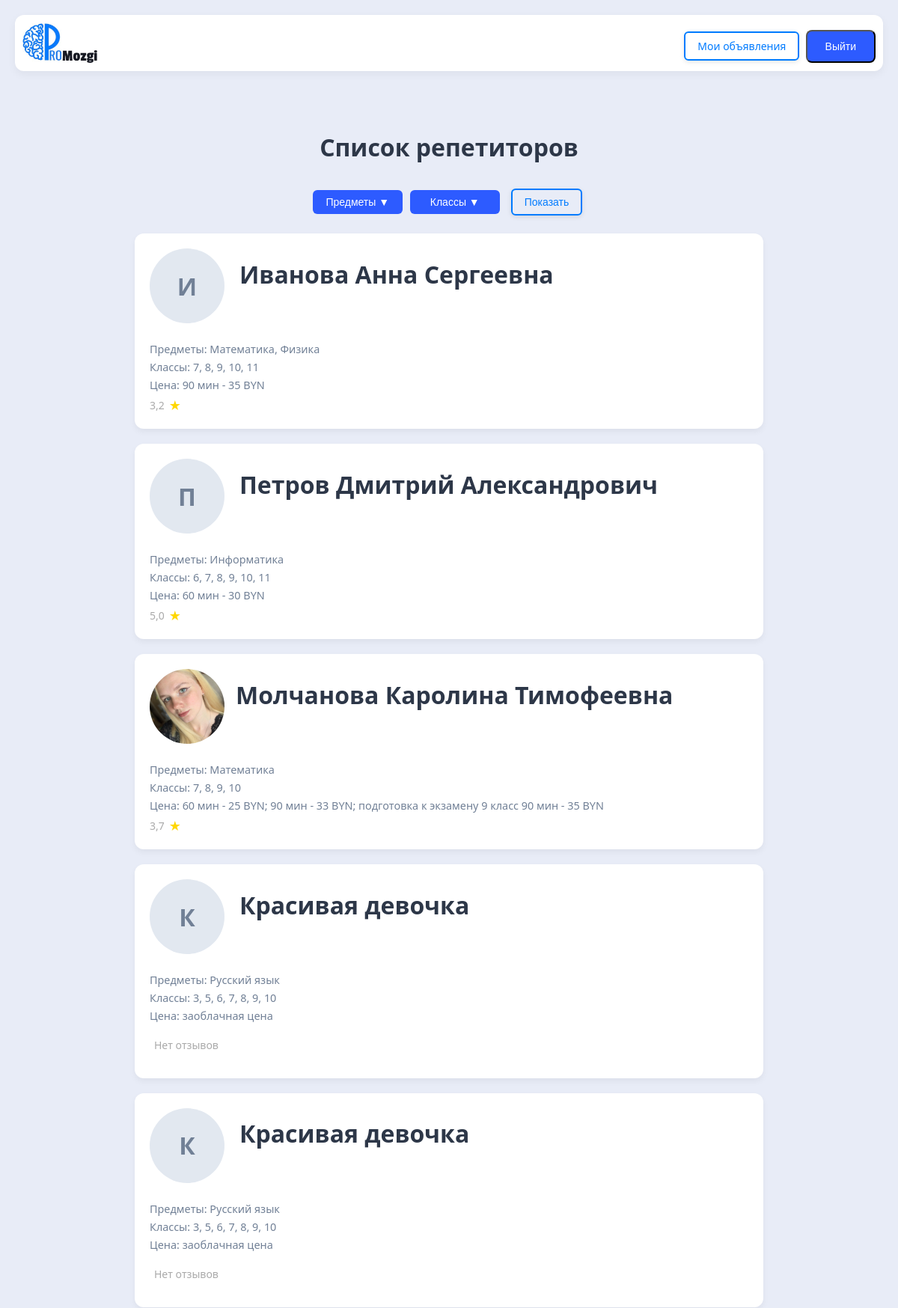
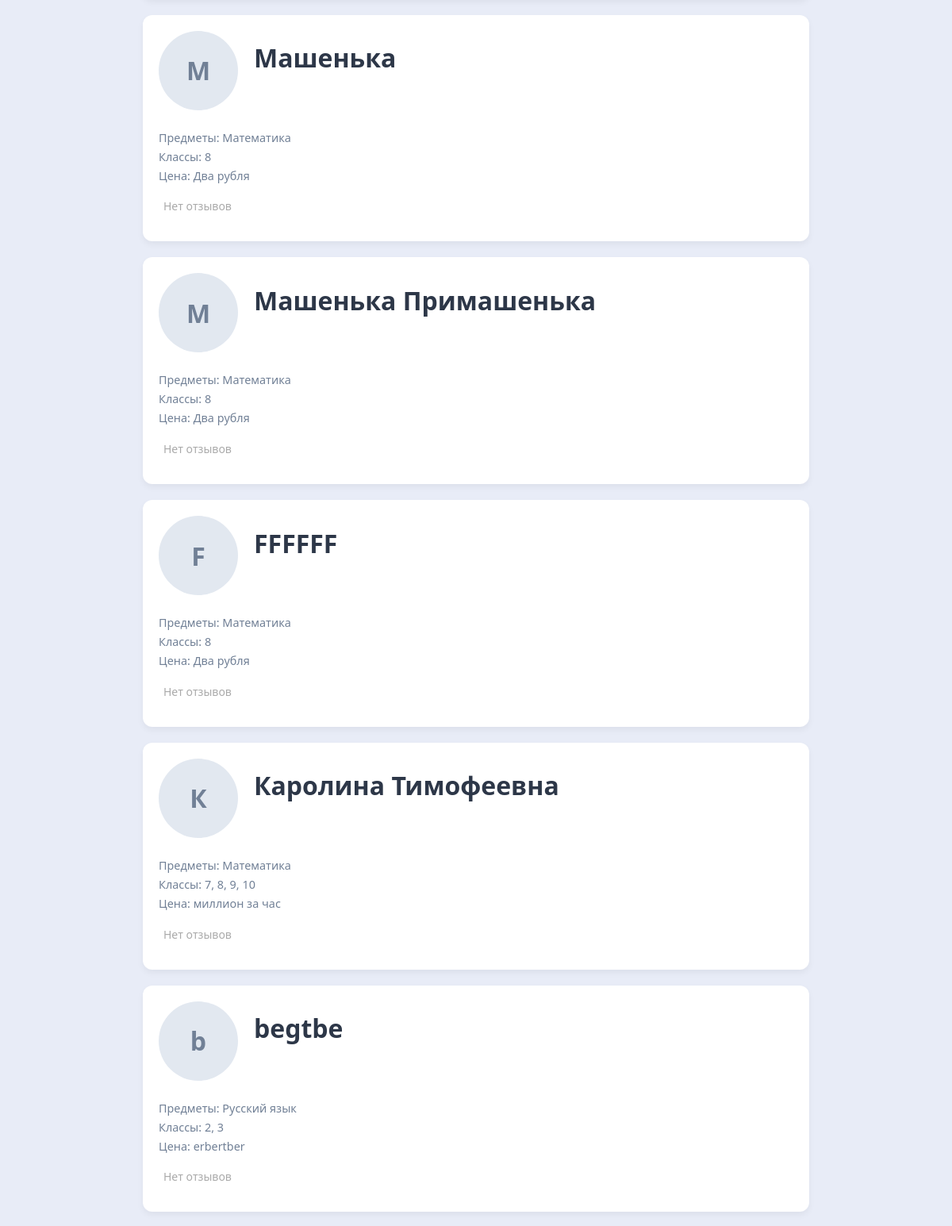
The app's page / (signed in, upper part) with its own data (2 pictures, top to bottom).
### myapp/models.py (models this page shows, shortened)
class Teacher(models.Model):
	user = models.ForeignKey(User, on_delete=models.CASCADE, verbose_name="Пользователь", related_name="teachers")
	photo = models.ImageField(upload_to='teachers_photos/', blank=True, null=True, verbose_name="Фото")
	fio = models.CharField("ФИО", max_length=50)
	description = models.TextField("Onиcaниe", null=True, blank=True)
	price = models.TextField("Цена", null=True, blank=True)
	subjects = models.ManyToManyField(Subjects, verbose_name="Учебный предмет")
	klass = models.ManyToManyField(Klass, verbose_name= "Класс")
	phone = models.CharField("Телефон", max_length=20, blank=True, null=True)
	STATUS_CHOICES = [
        ('active', 'Активное'),
        ('hidden', 'Скрытое'),
        ('moderation', 'На модерации'),
		('rejected', 'Отклонённые'),
    ]
	status = models.CharField(max_length=20, choices=STATUS_CHOICES, default='moderation')
	def average_rating(self):
		reviews = self.reviews.all()  # предполагается, что related_name='reviews'
		if not reviews:
			return 0
		avg = sum(review.rating for review in reviews) / len(reviews)
		return round(avg, 1)
	class Meta:
		verbose_name_plural = "Учителя"
		verbose_name = "Учитель"
	@property
	def subjects_list(self):
		return ", ".join(map(str, self.subjects.all()))
	@property
	def klass_list(self):
		return ", ".join(map(str, self.klass.all()))

class Subjects(models.Model):
	name = models.CharField("Учебный предмет", max_length = 50)
	def __str__(self):
		return f"{self.name}"
	class Meta:
		verbose_name_plural = "Учебные предметы"
		verbose_name = "Учебный предмет"

class Klass(models.Model):
	name = models.CharField("Класс", max_length = 2)
	def __str__(self):
		return f"{self.name}"
	class Meta:
		verbose_name_plural = "Классы"
		verbose_name = "Класс"

class Review(models.Model):
    teacher = models.ForeignKey('Teacher', on_delete=models.CASCADE, related_name='reviews')
    user = models.ForeignKey(User, on_delete=models.CASCADE)
    text = models.TextField(verbose_name="Отзыв")
    rating = models.IntegerField(verbose_name="Оценка", choices=[(i, i) for i in range(1, 6)])
    created_at = models.DateTimeField(auto_now_add=True)

### myapp/views.py (the view)
# urls.py: path('', TeachersListViews.as_view(), name = "teachers_list"),
class TeachersListViews(ListView):
    model = Teacher
    template_name = "teachers/teachers_list.html"
    context_object_name = "teachers"
    paginate_by = 15
    def get_queryset(self):
        queryset = Teacher.objects.filter(status='active')
        selected_subjects = self.request.GET.getlist('subject')
        selected_klasses = self.request.GET.getlist('klass')
        if selected_subjects:
            queryset = queryset.filter(subjects__name__in=selected_subjects)
        if selected_klasses:
            queryset = queryset.filter(klass__name__in=selected_klasses)
        return queryset.distinct()
    def get_context_data(self, **kwargs):
        context = super().get_context_data(**kwargs)
        context['subjects'] = Subjects.objects.all()
        context['klasses'] = Klass.objects.all()
        context['selected_subjects'] = self.request.GET.getlist('subject')
        context['selected_klasses'] = self.request.GET.getlist('klass')
        return context

### myapp/templatetags/pagination_tags.py (called while the page is built)
@register.simple_tag(takes_context=True)
def url_replace(context, **kwargs):
    query = context['request'].GET.copy()
    for key, value in kwargs.items():
        query[key] = value
    return query.urlencode()

### myapp/templates/teachers/teachers_list.html (shortened to what this page needs)
{% load static %}
{% load pagination_tags %}
<!DOCTYPE html>
<html lang="en">
<head>
    <link rel="stylesheet" type="text/css" href="{% static 'myapp/style.css' %}">
    <link rel="stylesheet" href="{% static 'myapp/footer.css' %}">
    <link rel="stylesheet" href="{% static 'myapp/teacher_list.css' %}">
    <link rel="stylesheet" href="{% static 'myapp/header.css' %}">
    <link rel="stylesheet" href="{% static 'myapp/pagination.css' %}">
</head>
<body>
    <header class="site-header">
    <div class="header-card">
        <a href="{% url 'teachers_list' %}" class="header-logo">
        <img src="{% static 'myapp/images/logo_header.png' %}" alt="ProMozgi" class="logo-img">
        </a>
        <div class="header-controls">
            {% if user.is_authenticated %}
                <form method="post" action="{% url 'logout' %}" style="display: inline;">
                    <a href="{% url 'my_ads' %}" class="btn-outline">Мои объявления</a>
                    <button type="submit" class="btn-v">Выйти</button>
                </form>
            {% else %}
                <div style="display: inline;">
                <a href="{% url 'register' %}" class="btn-outline">Регистрация</a>
                <a href="{% url 'login' %}?next={{ request.path }}" class="btn-v">Войти</a>
                </div>
            {% endif %}
            </div>
    </div>
    </header>
    <h1>Список репетиторов</h1>
        <form method="get" id="filter-form" style="margin-bottom: 20px; display: flex; gap: 10px; align-items: center; justify-content: center;">
            <div class="dropdown">
                <button type="button" class="dropdown-btn">Предметы ▼</button>
            </div>
            <div class="dropdown">
                <button type="button" class="dropdown-btn">Классы ▼</button>
            </div>
            <button type="submit" class="btn-outline">Показать</button>
        </form>
        {% for teacher in teachers %}
        {% if teacher.status == 'active' %}
            <a href="{% url 'teacher_details' teacher.id %}" class="teacher-card">
            <div class="teacher-header">
            {% if teacher.photo %}
                <img src="{{ teacher.photo.url }}" alt="Фото {{ teacher.fio }}" class="avatar">
            {% else %}
                <div class="avatar-placeholder">{{ teacher.fio|first }}</div>
            {% endif %}
                <h1 class="teacher-name">{{ teacher.fio }}</h1>
            </div>
            <p class="subjects">Предметы: {{ teacher.subjects_list }}</p>
            <p class="klass">Классы: {{ teacher.klass_list }}</p>
            <p class="price">Цена: {{ teacher.price }}</p>
            {% if teacher.average_rating > 0 %}
                <div class="teacher-rating">
                    <span class="rating-value">{{ teacher.average_rating }}</span>
                    <span class="star">★</span>
                </div>
            {% else %}
                <div class="teacher-rating">
                    <span class="rating-value">Нет отзывов</span>
                </div>
            {% endif %}
            </a>
        {% endif %}
        {% endfor %}
    </body>
</html>

### myapp/static/myapp/style.css (style rules this page uses)
body { font-family: 'Segoe UI', Tahoma, Geneva, Verdana, sans-serif; background-color: #e8ecf7; color: #2D3748; margin: 0; padding: 20px; }
h1 { text-align: center; color: #2D3748; margin-bottom: 30px; }
.btn-v { display: inline-block; background-color: #2D5BFF; color: white; padding: 12px 24px; border-radius: 8px; text-decoration: none; font-size: 14px; font-weight: 500; transition: background-color 0.2s; margin-top: 10px; }
.btn-outline { display: inline-block; padding: 10px 16px; margin: 4px; font-size: 14px; font-weight: 500; color: #007bff; text-decoration: none; border: 2px solid #007bff; border-radius: 8px; background: none; cursor: pointer; transition: all 0.2s ease; box-shadow: 0 2px 6px rgba(0, 0, 0, 0.1); }
.avatar { width: 100px; height: 100px; border-radius: 50%; object-fit: cover; margin-right: 15px; }
.avatar-placeholder { width: 100px; height: 100px; border-radius: 50%; background-color: #e2e8f0; display: flex; align-items: center; justify-content: center; font-size: 32px; color: #718096; margin-right: 20px; font-weight: bold; }
.dropdown { position: relative; display: inline-block; }
.dropdown-btn { padding: 8px 16px; background: #2D5BFF; color: white; border: none; border-radius: 6px; cursor: pointer; font-size: 14px; width: 120px; }
.btn-outline { padding: 8px 16px; background: transparent; color: #007bff; border: 2px solid #007bff; border-radius: 6px; cursor: pointer; font-size: 14px; margin-left: 5px; }

### myapp/static/myapp/teacher_list.css (style rules this page uses)
.teacher-header { display: flex; align-items: center; margin-bottom: 25px; }
.teacher-card { display: block; margin: 0 auto; max-width: 800px; background: white; border-radius: 12px; box-shadow: 0 4px 8px rgba(0,0,0,0.05); padding: 20px; margin-bottom: 20px; transition: transform 0.2s ease, box-shadow 0.2s ease; text-decoration: none; color: inherit; }
.teacher-name { margin-top: 0; color: #2D3748; border-bottom: 2px solid transparent; transition: border-color 0.2s ease; display: inline-block; }
.subjects, .klass, .price { font-size: 0.9em; color: #718096; margin: 5px 0; }
.teacher-rating { display: flex; align-items: center; gap: 6px; font-size: 14px; color: #aaa; }
.teacher-rating .star { color: #FFD700; font-size: 18px; }
.teacher-rating .rating-value { color: #aaa; }

### myapp/static/myapp/header.css (style rules this page uses)
.header-card { background: #fff; border-radius: 12px; box-shadow: 0 4px 12px rgba(0, 0, 0, 0.05); padding: 10px; max-width: auto; margin-bottom: 80px; display: flex; justify-content: space-between; align-items: center; gap: 12px; }
.header-logo { display: flex; align-items: center; flex: 1; }
.logo-img { max-width: 100px; height: auto; display: block; }
.header-controls { display: flex; gap: 8px; align-items: center; }

### records on screen
Teacher: fio|first "И", fio "Иванова Анна Сергеевна", subjects_list "Математика, Физика", klass_list "7, 8, 9, 10, 11", price "90 мин - 35 BYN", average_rating "3,2"
Teacher: fio|first "П", fio "Петров Дмитрий Александрович", subjects_list "Информатика", klass_list "6, 7, 8, 9, 10, 11", price "60 мин - 30 BYN", average_rating "5,0"
Teacher: photo (picture), fio "Молчанова Каролина Тимофеевна", subjects_list "Математика", klass_list "7, 8, 9, 10", price "60 мин - 25 BYN; 90 мин - 33 BYN; подготовка к экзамену 9 класс 90 мин - 35 BYN", average_rating "3,7"
Teacher: fio|first "К", fio "Красивая девочка", subjects_list "Русский язык", klass_list "3, 5, 6, 7, 8, 9, 10", price "заоблачная цена", shows "Нет отзывов"
Teacher: fio|first "К", fio "Красивая девочка", subjects_list "Русский язык", klass_list "3, 5, 6, 7, 8, 9, 10", price "заоблачная цена", shows "Нет отзывов"
Teacher: fio|first "М", fio "Машенька", subjects_list "Математика", klass_list "8", price "Два рубля", shows "Нет отзывов"
Teacher: fio|first "М", fio "Машенька Примашенька", subjects_list "Математика", klass_list "8", price "Два рубля", shows "Нет отзывов"
Teacher: fio|first "F", fio "FFFFFF", subjects_list "Математика", klass_list "8", price "Два рубля", shows "Нет отзывов"
Teacher: fio|first "К", fio "Каролина Тимофеевна", subjects_list "Математика", klass_list "7, 8, 9, 10", price "миллион за час", shows "Нет отзывов"
Teacher: fio|first "b", fio "begtbe", subjects_list "Русский язык", klass_list "2, 3", price "erbertber", shows "Нет отзывов"
